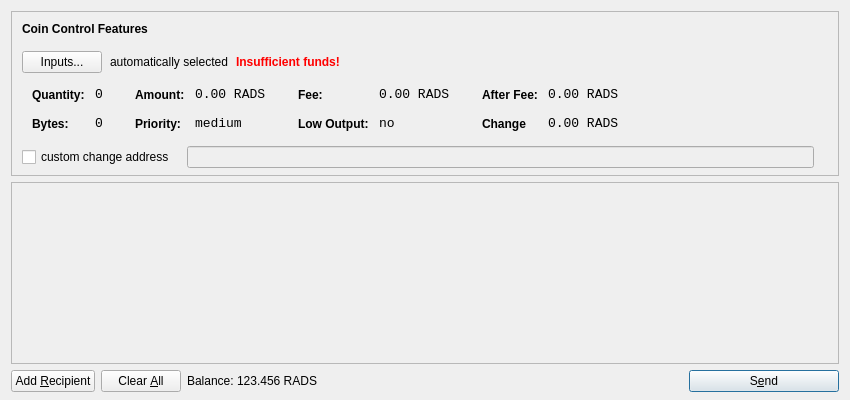
<?xml version="1.0" encoding="UTF-8"?>
<ui version="4.0">
 <class>SendCoinsDialog</class>
 <widget class="QDialog" name="SendCoinsDialog">
  <property name="geometry">
   <rect>
    <x>0</x>
    <y>0</y>
    <width>850</width>
    <height>400</height>
   </rect>
  </property>
  <property name="windowTitle">
   <string>Send Coins</string>
  </property>
  <layout class="QVBoxLayout" name="verticalLayout" stretch="0,1,0">
   <property name="bottomMargin">
    <number>8</number>
   </property>
   <item>
    <widget class="QFrame" name="frameCoinControl">
     <property name="sizePolicy">
      <sizepolicy hsizetype="Expanding" vsizetype="Expanding">
       <horstretch>0</horstretch>
       <verstretch>0</verstretch>
      </sizepolicy>
     </property>
     <property name="maximumSize">
      <size>
       <width>16777215</width>
       <height>16777215</height>
      </size>
     </property>
     <property name="frameShape">
      <enum>QFrame::StyledPanel</enum>
     </property>
     <property name="frameShadow">
      <enum>QFrame::Sunken</enum>
     </property>
     <layout class="QVBoxLayout" name="verticalLayoutCoinControl2">
      <property name="spacing">
       <number>-1</number>
      </property>
      <property name="leftMargin">
       <number>0</number>
      </property>
      <property name="topMargin">
       <number>0</number>
      </property>
      <property name="rightMargin">
       <number>0</number>
      </property>
      <property name="bottomMargin">
       <number>6</number>
      </property>
      <item>
       <layout class="QVBoxLayout" name="verticalLayoutCoinControl" stretch="0,0,0,0,1">
        <property name="spacing">
         <number>0</number>
        </property>
        <property name="leftMargin">
         <number>10</number>
        </property>
        <property name="topMargin">
         <number>10</number>
        </property>
        <item>
         <layout class="QHBoxLayout" name="horizontalLayoutCoinControl1">
          <property name="bottomMargin">
           <number>15</number>
          </property>
          <item>
           <widget class="QLabel" name="labelCoinControlFeatures">
            <property name="sizePolicy">
             <sizepolicy hsizetype="Preferred" vsizetype="Maximum">
              <horstretch>0</horstretch>
              <verstretch>0</verstretch>
             </sizepolicy>
            </property>
            <property name="font">
             <font>
              <weight>75</weight>
              <bold>true</bold>
             </font>
            </property>
            <property name="styleSheet">
             <string notr="true">font-weight:bold;</string>
            </property>
            <property name="text">
             <string>Coin Control Features</string>
            </property>
           </widget>
          </item>
         </layout>
        </item>
        <item>
         <layout class="QHBoxLayout" name="horizontalLayoutCoinControl2" stretch="0,0,0,0">
          <property name="spacing">
           <number>8</number>
          </property>
          <property name="bottomMargin">
           <number>10</number>
          </property>
          <item>
           <widget class="QPushButton" name="pushButtonCoinControl">
            <property name="styleSheet">
             <string notr="true"/>
            </property>
            <property name="text">
             <string>Inputs...</string>
            </property>
           </widget>
          </item>
          <item>
           <widget class="QLabel" name="labelCoinControlAutomaticallySelected">
            <property name="text">
             <string>automatically selected</string>
            </property>
            <property name="margin">
             <number>5</number>
            </property>
           </widget>
          </item>
          <item>
           <widget class="QLabel" name="labelCoinControlInsuffFunds">
            <property name="font">
             <font>
              <weight>75</weight>
              <bold>true</bold>
             </font>
            </property>
            <property name="styleSheet">
             <string notr="true">color:red;font-weight:bold;</string>
            </property>
            <property name="text">
             <string>Insufficient funds!</string>
            </property>
            <property name="margin">
             <number>5</number>
            </property>
           </widget>
          </item>
          <item>
           <spacer name="horizontalSpacerCoinControl">
            <property name="orientation">
             <enum>Qt::Horizontal</enum>
            </property>
            <property name="sizeHint" stdset="0">
             <size>
              <width>40</width>
              <height>1</height>
             </size>
            </property>
           </spacer>
          </item>
         </layout>
        </item>
        <item>
         <widget class="QWidget" name="widgetCoinControl" native="true">
          <property name="sizePolicy">
           <sizepolicy hsizetype="Preferred" vsizetype="Preferred">
            <horstretch>0</horstretch>
            <verstretch>0</verstretch>
           </sizepolicy>
          </property>
          <property name="minimumSize">
           <size>
            <width>0</width>
            <height>0</height>
           </size>
          </property>
          <property name="styleSheet">
           <string notr="true"/>
          </property>
          <layout class="QHBoxLayout" name="horizontalLayoutCoinControl5">
           <property name="margin">
            <number>0</number>
           </property>
           <item>
            <layout class="QHBoxLayout" name="horizontalLayoutCoinControl3" stretch="0,0,0,1">
             <property name="spacing">
              <number>20</number>
             </property>
             <property name="topMargin">
              <number>0</number>
             </property>
             <property name="bottomMargin">
              <number>10</number>
             </property>
             <item>
              <layout class="QFormLayout" name="formLayoutCoinControl1">
               <property name="horizontalSpacing">
                <number>10</number>
               </property>
               <property name="verticalSpacing">
                <number>14</number>
               </property>
               <property name="leftMargin">
                <number>10</number>
               </property>
               <property name="topMargin">
                <number>4</number>
               </property>
               <property name="rightMargin">
                <number>6</number>
               </property>
               <item row="0" column="0">
                <widget class="QLabel" name="labelCoinControlQuantityText">
                 <property name="styleSheet">
                  <string notr="true">font-weight:bold;</string>
                 </property>
                 <property name="text">
                  <string>Quantity:</string>
                 </property>
                 <property name="margin">
                  <number>0</number>
                 </property>
                </widget>
               </item>
               <item row="0" column="1">
                <widget class="QLabel" name="labelCoinControlQuantity">
                 <property name="font">
                  <font>
                   <family>Monospace</family>
                   <pointsize>10</pointsize>
                  </font>
                 </property>
                 <property name="cursor">
                  <cursorShape>IBeamCursor</cursorShape>
                 </property>
                 <property name="contextMenuPolicy">
                  <enum>Qt::ActionsContextMenu</enum>
                 </property>
                 <property name="text">
                  <string>0</string>
                 </property>
                 <property name="margin">
                  <number>0</number>
                 </property>
                 <property name="textInteractionFlags">
                  <set>Qt::LinksAccessibleByMouse|Qt::TextSelectableByKeyboard|Qt::TextSelectableByMouse</set>
                 </property>
                </widget>
               </item>
               <item row="1" column="0">
                <widget class="QLabel" name="labelCoinControlBytesText">
                 <property name="styleSheet">
                  <string notr="true">font-weight:bold;</string>
                 </property>
                 <property name="text">
                  <string>Bytes:</string>
                 </property>
                </widget>
               </item>
               <item row="1" column="1">
                <widget class="QLabel" name="labelCoinControlBytes">
                 <property name="font">
                  <font>
                   <family>Monospace</family>
                   <pointsize>10</pointsize>
                  </font>
                 </property>
                 <property name="cursor">
                  <cursorShape>IBeamCursor</cursorShape>
                 </property>
                 <property name="contextMenuPolicy">
                  <enum>Qt::ActionsContextMenu</enum>
                 </property>
                 <property name="text">
                  <string>0</string>
                 </property>
                 <property name="textInteractionFlags">
                  <set>Qt::LinksAccessibleByMouse|Qt::TextSelectableByKeyboard|Qt::TextSelectableByMouse</set>
                 </property>
                </widget>
               </item>
              </layout>
             </item>
             <item>
              <layout class="QFormLayout" name="formLayoutCoinControl2">
               <property name="horizontalSpacing">
                <number>10</number>
               </property>
               <property name="verticalSpacing">
                <number>14</number>
               </property>
               <property name="leftMargin">
                <number>6</number>
               </property>
               <property name="topMargin">
                <number>4</number>
               </property>
               <property name="rightMargin">
                <number>6</number>
               </property>
               <item row="0" column="0">
                <widget class="QLabel" name="labelCoinControlAmountText">
                 <property name="styleSheet">
                  <string notr="true">font-weight:bold;</string>
                 </property>
                 <property name="text">
                  <string>Amount:</string>
                 </property>
                 <property name="margin">
                  <number>0</number>
                 </property>
                </widget>
               </item>
               <item row="0" column="1">
                <widget class="QLabel" name="labelCoinControlAmount">
                 <property name="font">
                  <font>
                   <family>Monospace</family>
                   <pointsize>10</pointsize>
                  </font>
                 </property>
                 <property name="cursor">
                  <cursorShape>IBeamCursor</cursorShape>
                 </property>
                 <property name="contextMenuPolicy">
                  <enum>Qt::ActionsContextMenu</enum>
                 </property>
                 <property name="text">
                  <string notr="true">0.00 RADS</string>
                 </property>
                 <property name="textInteractionFlags">
                  <set>Qt::LinksAccessibleByMouse|Qt::TextSelectableByKeyboard|Qt::TextSelectableByMouse</set>
                 </property>
                </widget>
               </item>
               <item row="1" column="0">
                <widget class="QLabel" name="labelCoinControlPriorityText">
                 <property name="styleSheet">
                  <string notr="true">font-weight:bold;</string>
                 </property>
                 <property name="text">
                  <string>Priority:</string>
                 </property>
                </widget>
               </item>
               <item row="1" column="1">
                <widget class="QLabel" name="labelCoinControlPriority">
                 <property name="font">
                  <font>
                   <family>Monospace</family>
                   <pointsize>10</pointsize>
                  </font>
                 </property>
                 <property name="cursor">
                  <cursorShape>IBeamCursor</cursorShape>
                 </property>
                 <property name="contextMenuPolicy">
                  <enum>Qt::ActionsContextMenu</enum>
                 </property>
                 <property name="text">
                  <string>medium</string>
                 </property>
                 <property name="textInteractionFlags">
                  <set>Qt::LinksAccessibleByMouse|Qt::TextSelectableByKeyboard|Qt::TextSelectableByMouse</set>
                 </property>
                </widget>
               </item>
              </layout>
             </item>
             <item>
              <layout class="QFormLayout" name="formLayoutCoinControl3">
               <property name="horizontalSpacing">
                <number>10</number>
               </property>
               <property name="verticalSpacing">
                <number>14</number>
               </property>
               <property name="leftMargin">
                <number>6</number>
               </property>
               <property name="topMargin">
                <number>4</number>
               </property>
               <property name="rightMargin">
                <number>6</number>
               </property>
               <item row="0" column="0">
                <widget class="QLabel" name="labelCoinControlFeeText">
                 <property name="styleSheet">
                  <string notr="true">font-weight:bold;</string>
                 </property>
                 <property name="text">
                  <string>Fee:</string>
                 </property>
                 <property name="margin">
                  <number>0</number>
                 </property>
                </widget>
               </item>
               <item row="0" column="1">
                <widget class="QLabel" name="labelCoinControlFee">
                 <property name="font">
                  <font>
                   <family>Monospace</family>
                   <pointsize>10</pointsize>
                  </font>
                 </property>
                 <property name="cursor">
                  <cursorShape>IBeamCursor</cursorShape>
                 </property>
                 <property name="contextMenuPolicy">
                  <enum>Qt::ActionsContextMenu</enum>
                 </property>
                 <property name="text">
                  <string notr="true">0.00 RADS</string>
                 </property>
                 <property name="textInteractionFlags">
                  <set>Qt::LinksAccessibleByMouse|Qt::TextSelectableByKeyboard|Qt::TextSelectableByMouse</set>
                 </property>
                </widget>
               </item>
               <item row="1" column="0">
                <widget class="QLabel" name="labelCoinControlLowOutputText">
                 <property name="styleSheet">
                  <string notr="true">font-weight:bold;</string>
                 </property>
                 <property name="text">
                  <string>Low Output:</string>
                 </property>
                </widget>
               </item>
               <item row="1" column="1">
                <widget class="QLabel" name="labelCoinControlLowOutput">
                 <property name="font">
                  <font>
                   <family>Monospace</family>
                   <pointsize>10</pointsize>
                  </font>
                 </property>
                 <property name="cursor">
                  <cursorShape>IBeamCursor</cursorShape>
                 </property>
                 <property name="contextMenuPolicy">
                  <enum>Qt::ActionsContextMenu</enum>
                 </property>
                 <property name="text">
                  <string>no</string>
                 </property>
                 <property name="textInteractionFlags">
                  <set>Qt::LinksAccessibleByMouse|Qt::TextSelectableByKeyboard|Qt::TextSelectableByMouse</set>
                 </property>
                </widget>
               </item>
              </layout>
             </item>
             <item>
              <layout class="QFormLayout" name="formLayoutCoinControl4">
               <property name="horizontalSpacing">
                <number>10</number>
               </property>
               <property name="verticalSpacing">
                <number>14</number>
               </property>
               <property name="leftMargin">
                <number>6</number>
               </property>
               <property name="topMargin">
                <number>4</number>
               </property>
               <property name="rightMargin">
                <number>6</number>
               </property>
               <item row="0" column="0">
                <widget class="QLabel" name="labelCoinControlAfterFeeText">
                 <property name="styleSheet">
                  <string notr="true">font-weight:bold;</string>
                 </property>
                 <property name="text">
                  <string>After Fee:</string>
                 </property>
                 <property name="margin">
                  <number>0</number>
                 </property>
                </widget>
               </item>
               <item row="0" column="1">
                <widget class="QLabel" name="labelCoinControlAfterFee">
                 <property name="font">
                  <font>
                   <family>Monospace</family>
                   <pointsize>10</pointsize>
                  </font>
                 </property>
                 <property name="cursor">
                  <cursorShape>IBeamCursor</cursorShape>
                 </property>
                 <property name="contextMenuPolicy">
                  <enum>Qt::ActionsContextMenu</enum>
                 </property>
                 <property name="text">
                  <string notr="true">0.00 RADS</string>
                 </property>
                 <property name="textInteractionFlags">
                  <set>Qt::LinksAccessibleByMouse|Qt::TextSelectableByKeyboard|Qt::TextSelectableByMouse</set>
                 </property>
                </widget>
               </item>
               <item row="1" column="0">
                <widget class="QLabel" name="labelCoinControlChangeText">
                 <property name="styleSheet">
                  <string notr="true">font-weight:bold;</string>
                 </property>
                 <property name="text">
                  <string>Change</string>
                 </property>
                </widget>
               </item>
               <item row="1" column="1">
                <widget class="QLabel" name="labelCoinControlChange">
                 <property name="font">
                  <font>
                   <family>Monospace</family>
                   <pointsize>10</pointsize>
                  </font>
                 </property>
                 <property name="cursor">
                  <cursorShape>IBeamCursor</cursorShape>
                 </property>
                 <property name="contextMenuPolicy">
                  <enum>Qt::ActionsContextMenu</enum>
                 </property>
                 <property name="text">
                  <string notr="true">0.00 RADS</string>
                 </property>
                 <property name="textInteractionFlags">
                  <set>Qt::LinksAccessibleByMouse|Qt::TextSelectableByKeyboard|Qt::TextSelectableByMouse</set>
                 </property>
                </widget>
               </item>
              </layout>
             </item>
            </layout>
           </item>
          </layout>
         </widget>
        </item>
        <item>
         <layout class="QHBoxLayout" name="horizontalLayoutCoinControl4" stretch="0,0,0">
          <property name="spacing">
           <number>12</number>
          </property>
          <property name="sizeConstraint">
           <enum>QLayout::SetDefaultConstraint</enum>
          </property>
          <property name="topMargin">
           <number>5</number>
          </property>
          <property name="rightMargin">
           <number>5</number>
          </property>
          <item>
           <widget class="QCheckBox" name="checkBoxCoinControlChange">
            <property name="text">
             <string>custom change address</string>
            </property>
           </widget>
          </item>
          <item>
           <widget class="QLineEdit" name="lineEditCoinControlChange">
            <property name="enabled">
             <bool>false</bool>
            </property>
            <property name="sizePolicy">
             <sizepolicy hsizetype="Expanding" vsizetype="Fixed">
              <horstretch>0</horstretch>
              <verstretch>0</verstretch>
             </sizepolicy>
            </property>
           </widget>
          </item>
          <item>
           <widget class="QLabel" name="labelCoinControlChangeLabel">
            <property name="sizePolicy">
             <sizepolicy hsizetype="Preferred" vsizetype="Expanding">
              <horstretch>0</horstretch>
              <verstretch>0</verstretch>
             </sizepolicy>
            </property>
            <property name="minimumSize">
             <size>
              <width>0</width>
              <height>0</height>
             </size>
            </property>
            <property name="text">
             <string/>
            </property>
            <property name="margin">
             <number>3</number>
            </property>
           </widget>
          </item>
         </layout>
        </item>
        <item>
         <spacer name="verticalSpacerCoinControl">
          <property name="orientation">
           <enum>Qt::Vertical</enum>
          </property>
          <property name="sizeHint" stdset="0">
           <size>
            <width>800</width>
            <height>1</height>
           </size>
          </property>
         </spacer>
        </item>
       </layout>
      </item>
     </layout>
    </widget>
   </item>
   <item>
    <widget class="QScrollArea" name="scrollArea">
     <property name="widgetResizable">
      <bool>true</bool>
     </property>
     <widget class="QWidget" name="scrollAreaWidgetContents">
      <property name="geometry">
       <rect>
        <x>0</x>
        <y>0</y>
        <width>830</width>
        <height>165</height>
       </rect>
      </property>
      <layout class="QVBoxLayout" name="verticalLayout_2">
       <property name="margin">
        <number>0</number>
       </property>
       <item>
        <layout class="QVBoxLayout" name="entries">
         <property name="spacing">
          <number>6</number>
         </property>
        </layout>
       </item>
       <item>
        <spacer name="verticalSpacer">
         <property name="orientation">
          <enum>Qt::Vertical</enum>
         </property>
         <property name="sizeHint" stdset="0">
          <size>
           <width>20</width>
           <height>40</height>
          </size>
         </property>
        </spacer>
       </item>
      </layout>
     </widget>
    </widget>
   </item>
   <item>
    <layout class="QHBoxLayout" name="horizontalLayout">
     <item>
      <widget class="QPushButton" name="addButton">
       <property name="toolTip">
        <string>Send to multiple recipients at once</string>
       </property>
       <property name="text">
        <string>Add &amp;Recipient</string>
       </property>
       <property name="autoDefault">
        <bool>false</bool>
       </property>
      </widget>
     </item>
     <item>
      <widget class="QPushButton" name="clearButton">
       <property name="sizePolicy">
        <sizepolicy hsizetype="Minimum" vsizetype="Fixed">
         <horstretch>0</horstretch>
         <verstretch>0</verstretch>
        </sizepolicy>
       </property>
       <property name="toolTip">
        <string>Remove all transaction fields</string>
       </property>
       <property name="text">
        <string>Clear &amp;All</string>
       </property>
       <property name="autoRepeatDelay">
        <number>300</number>
       </property>
       <property name="autoDefault">
        <bool>false</bool>
       </property>
      </widget>
     </item>
     <item>
      <layout class="QHBoxLayout" name="horizontalLayout_2">
       <property name="spacing">
        <number>3</number>
       </property>
       <item>
        <widget class="QLabel" name="label">
         <property name="sizePolicy">
          <sizepolicy hsizetype="Preferred" vsizetype="Fixed">
           <horstretch>0</horstretch>
           <verstretch>0</verstretch>
          </sizepolicy>
         </property>
         <property name="text">
          <string>Balance:</string>
         </property>
        </widget>
       </item>
       <item>
        <widget class="QLabel" name="labelBalance">
         <property name="sizePolicy">
          <sizepolicy hsizetype="Preferred" vsizetype="Fixed">
           <horstretch>0</horstretch>
           <verstretch>0</verstretch>
          </sizepolicy>
         </property>
         <property name="cursor">
          <cursorShape>IBeamCursor</cursorShape>
         </property>
         <property name="text">
          <string>123.456 RADS</string>
         </property>
         <property name="textInteractionFlags">
          <set>Qt::LinksAccessibleByMouse|Qt::TextSelectableByKeyboard|Qt::TextSelectableByMouse</set>
         </property>
        </widget>
       </item>
      </layout>
     </item>
     <item>
      <spacer name="horizontalSpacer">
       <property name="orientation">
        <enum>Qt::Horizontal</enum>
       </property>
       <property name="sizeHint" stdset="0">
        <size>
         <width>40</width>
         <height>20</height>
        </size>
       </property>
      </spacer>
     </item>
     <item>
      <widget class="QPushButton" name="sendButton">
       <property name="minimumSize">
        <size>
         <width>150</width>
         <height>0</height>
        </size>
       </property>
       <property name="toolTip">
        <string>Confirm the send action</string>
       </property>
       <property name="text">
        <string>S&amp;end</string>
       </property>
       <property name="icon">
        <iconset resource="../bitcoin.qrc">
         <normaloff>:/icons/send</normaloff>:/icons/send</iconset>
       </property>
       <property name="default">
        <bool>true</bool>
       </property>
      </widget>
     </item>
    </layout>
   </item>
  </layout>
 </widget>
 <resources>
  <include location="../bitcoin.qrc"/>
 </resources>
 <connections/>
</ui>
